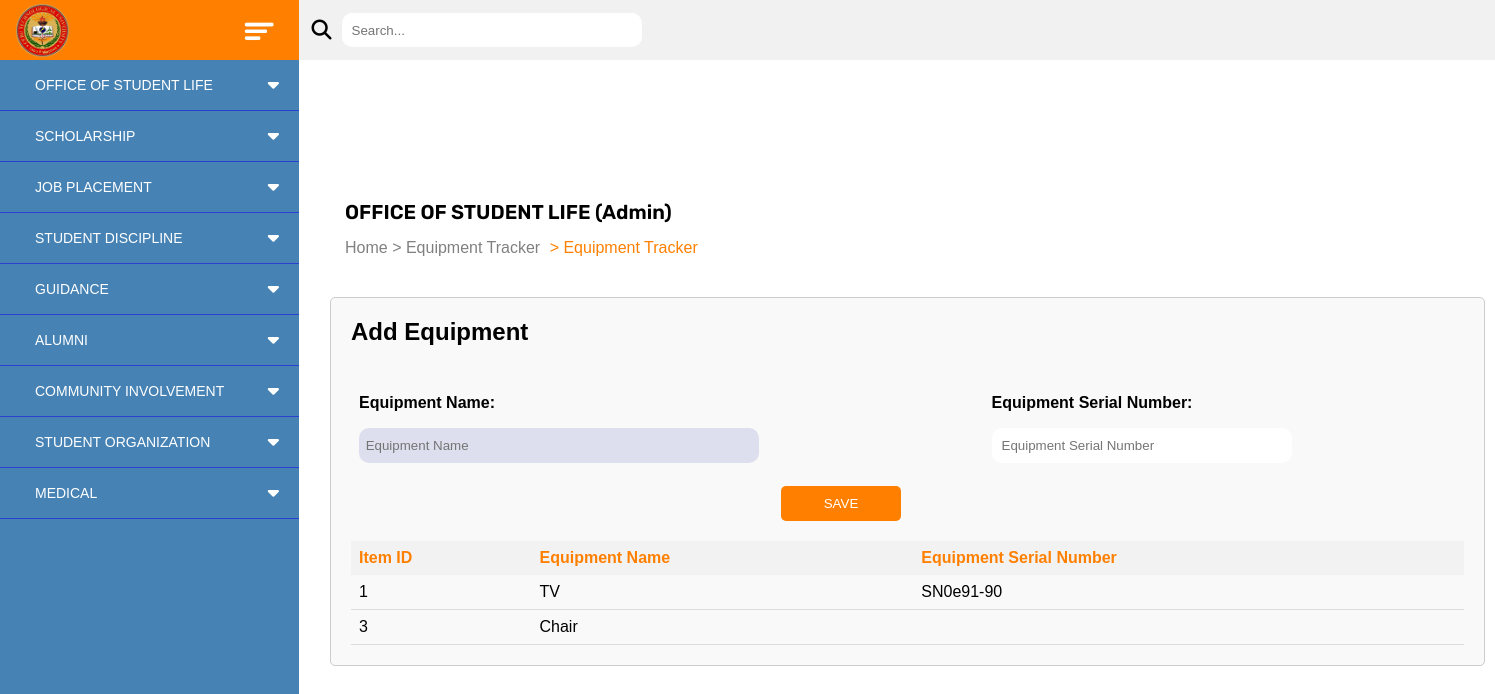
Screenshot of /addEquipment/ with the database file from the repository.
### studentLife_system/models.py (models this page shows, shortened)
class equipment(models.Model):
    itemId = models.AutoField(primary_key=True)
    equipmentName = models.CharField(max_length=255)
    equipmentSN = models.CharField(max_length=30)

### studentLife_system/views.py (the view, shortened to what this page needs)
# urls.py: path('addEquipment/', views.addEquipment, name='addEquipment'),
def addEquipment(request):
    all_equipment = equipment.objects.all()
    return render(request, 'adminUser/addEquipment.html', {'all_equipment': all_equipment})

### templates/adminUser/addEquipment.html (shortened to what this page needs)
{% extends 'adminUser/adminmain.html' %}
{% load static %}
{% block bodycontent %}
<link rel="stylesheet" href="{% static 'addEquipment.css' %}">
<div class="body-content">
    <div class="sub-title">
        <h3>OFFICE OF STUDENT LIFE (Admin)</h3>
        <p class="hometext">Home </p><a href="{% url 'equipmentTrackerAdmin' %}"><p class="hometext"> > Equipment Tracker</p></a><p class="certxt"> > Equipment Tracker</p>
    </div>
    <div class="equipmentContents">
        <form id="trackerForm" action="{% url 'addEquipment' %}" method="POST">
            <table id="equipmentTable">
                <h2>Add Equipment</h2>
                <table class="equipmentform">
                    <tbody>
                        <tr>
                            <td>Equipment Name:</td>
                            <td>Equipment Serial Number:</td>
                        </tr>
                        <tr>
                            <td><input type="text" name="equipmentname" id="equipmentName" placeholder="Equipment Name" required></td>
                            <td><input type="text" name="serialnum" id="serialnum" placeholder="Equipment Serial Number"></td>
                        </tr>
                    </tbody>
                </table>
                <div class="button">
                    <button class="saveBtn" type="submit">SAVE</button>
                </div>
                <table class="equipmentTable">
                    <thead>
                        <tr>
                            <th>Item ID</th>
                            <th>Equipment Name</th>
                            <th>Equipment Serial Number</th>
                        </tr>
                    </thead>
                    <tbody>
                        {% for equipment in all_equipment %}
                        <tr>
                            <td>{{ equipment.itemId }}</td>
                            <td>{{ equipment.equipmentName }}</td>
                            <td>{{ equipment.equipmentSN }}</td>
                        </tr>
                        {% endfor %}
                    </tbody>
                </table>
            </table>
        </form>
    </div>
{% endblock bodycontent %}

### static/main.css (style rules this page uses)
* { margin: 0; padding: 0; box-sizing: border-box; font-family: 'Poppins', sans-serif; color: white; list-style-type: none; }
input[type="text"] { padding: 9.6px; border: transparent; border-radius: 10px; box-sizing: border-box; padding-left: 10px; align-items:left; color: black; width: 300px; }

### static/addEquipment.css (style rules this page uses)
.body-content { margin-top: -750px; }
.sub-title { margin-top: 150px; margin-left: 345px; }
.sub-title h3 { color: black; font-family: "Rubik", sans-serif; font-size: 20px; font-weight: 600; margin-bottom: 15px; }
.sub-title p { display: inline; }
.hometext { color: gray; }
.certxt { margin-left: 5px; color: #ff8000; }
.equipmentContents { width: 1155px; margin: 0 auto; padding: 20px; border: 1px solid #ccc; border-radius: 5px; background-color: #f9f9f9; color: black; margin-top: 40px; margin-left: 330px; }
.equipmentContents h2 { color: black; }
.equipmentform td { font-weight: bold; }
table { margin-top: 20px; width: 100%; border-collapse: collapse; }
table th, table td { padding: 8px; text-align: left; }
.equipmentTable td { padding: 8px; text-align: left; border-bottom: 1px solid #ddd; }
table th { background-color: #f2f2f2; color: #ff8000; }
table td { color: black; }
input[name="borrowername"],input[name="equipmentname"], input[name="courseprogram"],input[name="dateborrowed"] { background-color: #dddeee; color: black; border: none; padding: 0.5em; height: 35px; flex-grow: 1; min-width: 400px; max-width: 400px; }
input[name="borrowername"],input[name="equipmentname"], input[name="courseprogram"],input[name="dateborrowed"]:focus { border-color: transparent; outline: none; }
.saveBtn { margin-top: 15px; margin-left: 10px; background-color: #ff8000; height: 35px; width: 120px; border: none; border-radius: 5px; cursor: pointer; margin-left: 430px; }

### rows the page displays
equipment: itemId "1", equipmentName "TV", equipmentSN "SN0e91-90"
equipment: itemId "3", equipmentName "Chair"
